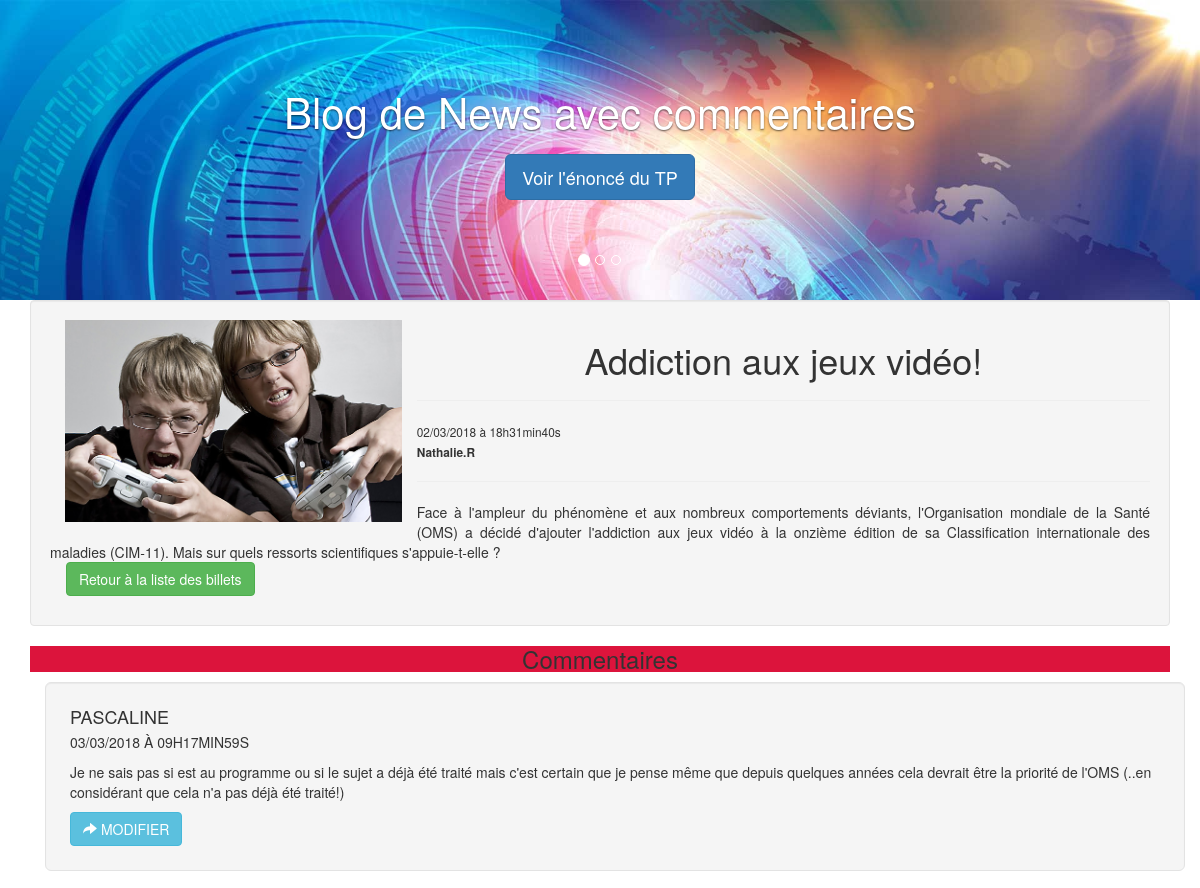
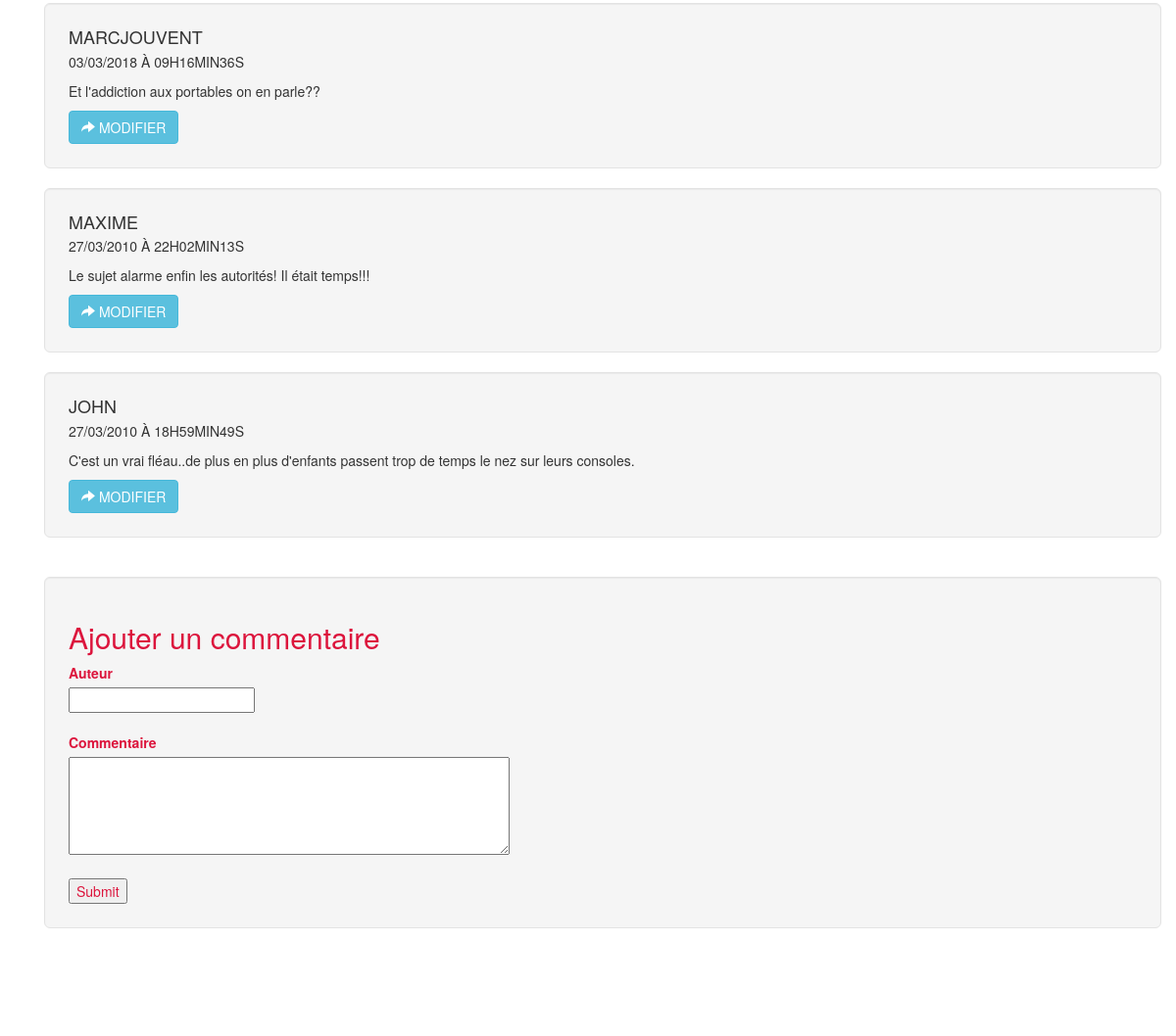
Page /index.php?action=post&id=2 on the committed database (2 pictures, top to bottom).
### tables this page shows
CREATE TABLE IF NOT EXISTS `posts` (
  `id` int(11) NOT NULL AUTO_INCREMENT,
  `title` varchar(255) NOT NULL,
  `content` text NOT NULL,
  `image` varchar(255) NOT NULL,
  `creation_date` datetime NOT NULL,
  PRIMARY KEY (`id`)
);

CREATE TABLE IF NOT EXISTS `comments` (
  `id` int(11) NOT NULL AUTO_INCREMENT,
  `post_id` int(11) NOT NULL,
  `author` varchar(255) NOT NULL,
  `comment` text NOT NULL,
  `comment_date` datetime NOT NULL,
  PRIMARY KEY (`id`)
);

### controller/frontend.php (called while the page is built, shortened)
<?php
require('model/frontend.php');
function post()
{
    $post = getPost($_GET['id']);
    $comments = getComments($_GET['id']);
    require('view/frontend/postView.php');
}

### model/frontend.php (called while the page is built, shortened)
<?php
function getPost($postId)
{
    $db = dbConnect();
    $req = $db->prepare('SELECT id, title, content, image, DATE_FORMAT(creation_date, \'%d/%m/%Y à %Hh%imin%ss\') AS creation_date_fr FROM posts WHERE id = ?');
    $req->execute(array($postId));
    $post = $req->fetch();
    return $post;
}
function getComments($postId)
{
    $db = dbConnect();
    $comments = $db->prepare('SELECT id, author, comment, DATE_FORMAT(comment_date, \'%d/%m/%Y à %Hh%imin%ss\') AS comment_date_fr FROM comments WHERE post_id = ? ORDER BY comment_date DESC');
    $comments->execute(array($postId));
    return $comments;
}
function dbConnect()
{
    try
    {
        $db = new PDO('mysql:host=localhost;dbname=tp_blog;charset=utf8', 'root', '');
        return $db;
    }
    catch(Exception $e)
    {
        die('Erreur : '.$e->getMessage());
    }
}

### view/frontend/postView.php (the view, shortened to what this page needs)
<?php require('header.php'); ?>
<div class="container">
    <div class="well">
        <div class="row">
            <div class="col-md-12">
                <div class="pull-left col-md-4 col-xs-12 thumb-contenido"><img class="center-block img-responsive" src='public/images/<?= htmlspecialchars($post['image']) ?>' /></div>
                <div class="">
                    <h1 class="hidden-xs hidden-sm">
                        <?= htmlspecialchars($post['title'])?>
                    </h1>
                    <hr>
                    <small><?= $post['creation_date_fr'] ?></small><br>
                    <small><strong>Nathalie.R</strong></small>
                    <hr>
                    <p class="text-justify">
                        <?= nl2br(htmlspecialchars($post['content'])) ?><br>
                            <a href="index.php" button type="comment" class="btn btn-md btn-success"> Retour à la liste des billets</a>
                            <br>
                </div>
            </div>
        </div>
    </div>
    <h3>Commentaires</h3>
    <?php while ($comment = $comments->fetch())
			{ ?>
    <div class="container">
        <div class="well well-lg">
            <h4 class="media-heading text-uppercase reviews">
                <?= htmlspecialchars($comment['author'])?>
            </h4>
            <ul class="media-date text-uppercase reviews list-inline">
                <li>
                    <?= $comment['comment_date_fr'] ?>
                </li>
            </ul>
            <p class="media-comment">
                <?= nl2br(htmlspecialchars($comment['comment'])) ?>
            </p>
            <a class="btn btn-info btn-circle text-uppercase" href="index.php?action=modifComment&amp;id=<?= $post['id'] ?>" id="reply"><span class="glyphicon glyphicon-share-alt"></span> Modifier</a>
        </div>
    </div>
    <?php } $comments ->closeCursor(); ?>
    <div class="container" id="add-comment">
        <div class="box">
            <div class="well well-lg color">
                <h2 class="color">Ajouter un commentaire</h2>
                <form action="index.php?action=addComment&amp;id=<?= $post['id'] ?>" method="post">
                    <label for="author">Auteur</label><br />
                    <input type="text" id="author" name="author" />
                    <div><br/>
                        <label for="comment">Commentaire</label><br />
                        <textarea id="comment" name="comment"></textarea>
                    </div>
                    <div><br/>
                        <input type="submit" />
                    </div>
                </form>
            </div>
        </div>
    </div>
    <?php require('template.php'); ?>

### public/css/style.css (style rules this page uses)
h1, h3 { text-align: center; }
h3 { background-color: crimson; color: white; font-size: 1.2em; margin-bottom: 0px; }
a, p { text-decoration: none; }
.btn-success { margin-left:16px; }
#add-comment { margin-top: 20px; margin-bottom: 90px; }
#author { width: 190px; }
#comment { width: 450px; height: 100px; }
.color { color: crimson; }

### rows in the picture
posts: image (picture), title "Addiction aux jeux vidéo!", content "Face à l'ampleur du phénomène et aux nombreux comportements déviants, l'Organisation mondiale de la Santé (OMS) a décidé d'ajouter l'addiction aux jeux vidéo à la onzième édition de sa Classification internationale des maladies (CIM-11). Mais sur quels ressorts scientifiques s'appuie-t-elle ?"
comments: author "PASCALINE", comment_date_fr "03/03/2018 À 09H17MIN59S", comment "Je ne sais pas si est au programme ou si le sujet a déjà été traité mais c'est certain que je pense même que depuis quelques années cela devrait être la priorité de l'OMS (..en considérant que cela n'a pas déjà été traité!)"
comments: author "MARCJOUVENT", comment_date_fr "03/03/2018 À 09H16MIN36S", comment "Et l'addiction aux portables on en parle??"
comments: author "MAXIME", comment_date_fr "27/03/2010 À 22H02MIN13S", comment "Le sujet alarme enfin les autorités! Il était temps!!!"
comments: author "JOHN", comment_date_fr "27/03/2010 À 18H59MIN49S", comment "C'est un vrai fléau..de plus en plus d'enfants passent trop de temps le nez sur leurs consoles."

### other values in the picture
$post['creation_date_fr'] "02/03/2018 à 18h31min40s"
